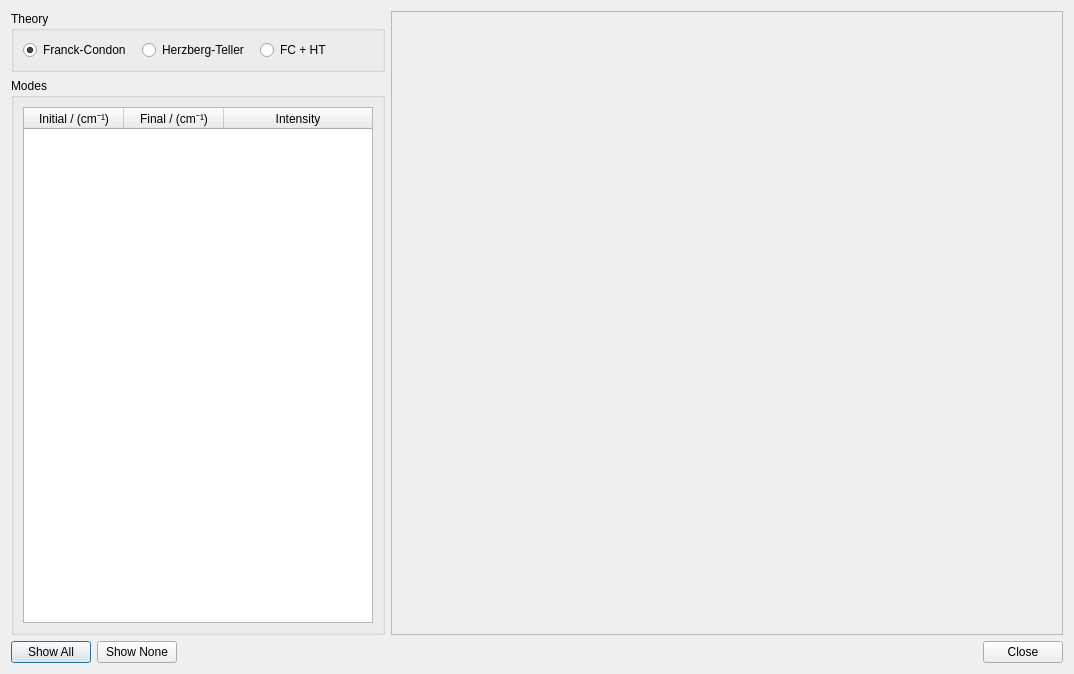
<?xml version="1.0" encoding="UTF-8"?>
<ui version="4.0">
 <class>VibronicConfigurator</class>
 <widget class="QDialog" name="VibronicConfigurator">
  <property name="geometry">
   <rect>
    <x>0</x>
    <y>0</y>
    <width>1074</width>
    <height>674</height>
   </rect>
  </property>
  <property name="sizePolicy">
   <sizepolicy hsizetype="MinimumExpanding" vsizetype="MinimumExpanding">
    <horstretch>0</horstretch>
    <verstretch>0</verstretch>
   </sizepolicy>
  </property>
  <property name="windowTitle">
   <string>Vibronic Analysis</string>
  </property>
  <property name="styleSheet">
   <string notr="true">QToolButton {
   color: #333;
   background-color: QLinearGradient( x1: 0, y1: 0, x2: 0, y2: 1, 
          stop: 0 #fff,
          stop: 0.5 #eee, 
          stop: 1 #999);
   border-width: 2px;
   border-color: #333;
   border-style: solid;
   border-radius: 5;
   padding: 0px;
   font-size: 24px;
   min-width: 34px;
   max-width: 34px;
   min-height: 34px;
   max-height: 34px;
}

QToolButton:disabled {
  background-color: QLinearGradient( x1: 0, y1: 0, x2: 0, y2: 1, 
          stop: 0 #fff,
          stop: 0.5 #eee, 
          stop: 1 #bbb);
   border-color: #aaa;
   color: #aaa;
}

QToolButton:pressed {
   background-color: QLinearGradient( x1: 0, y1: 0, x2: 0, y2: 1, 
          stop: 0 #999,
          stop: 0.5 #eee, 
          stop: 1 #fff);
}

QToolButton:checked {
   border-color: #b00;
}

QToolTip {
   border: 2px solid darkkhaki;
   padding: 2px;
   border-radius: 3px;
   opacity: 500;
   font-size: 12px;
}</string>
  </property>
  <layout class="QVBoxLayout" name="verticalLayout_4">
   <item>
    <layout class="QHBoxLayout" name="horizontalLayout">
     <item>
      <layout class="QVBoxLayout" name="verticalLayout_3">
       <item>
        <widget class="QGroupBox" name="groupBox">
         <property name="title">
          <string>Theory</string>
         </property>
         <layout class="QHBoxLayout" name="horizontalLayout_4">
          <item>
           <widget class="QRadioButton" name="fcButton">
            <property name="text">
             <string>Franck-Condon</string>
            </property>
            <property name="checked">
             <bool>true</bool>
            </property>
           </widget>
          </item>
          <item>
           <widget class="QRadioButton" name="htButton">
            <property name="text">
             <string>Herzberg-Teller</string>
            </property>
           </widget>
          </item>
          <item>
           <widget class="QRadioButton" name="fchtButton">
            <property name="text">
             <string>FC + HT</string>
            </property>
           </widget>
          </item>
         </layout>
        </widget>
       </item>
       <item>
        <widget class="QGroupBox" name="groupBox_2">
         <property name="title">
          <string>Modes</string>
         </property>
         <layout class="QVBoxLayout" name="verticalLayout">
          <item>
           <widget class="QTableWidget" name="spectrumTable">
            <property name="sizePolicy">
             <sizepolicy hsizetype="Minimum" vsizetype="Expanding">
              <horstretch>0</horstretch>
              <verstretch>0</verstretch>
             </sizepolicy>
            </property>
            <property name="minimumSize">
             <size>
              <width>350</width>
              <height>0</height>
             </size>
            </property>
            <property name="maximumSize">
             <size>
              <width>16777215</width>
              <height>16777215</height>
             </size>
            </property>
            <property name="editTriggers">
             <set>QAbstractItemView::NoEditTriggers</set>
            </property>
            <property name="selectionMode">
             <enum>QAbstractItemView::MultiSelection</enum>
            </property>
            <property name="selectionBehavior">
             <enum>QAbstractItemView::SelectRows</enum>
            </property>
            <property name="sortingEnabled">
             <bool>false</bool>
            </property>
            <attribute name="horizontalHeaderCascadingSectionResizes">
             <bool>true</bool>
            </attribute>
            <attribute name="horizontalHeaderMinimumSectionSize">
             <number>60</number>
            </attribute>
            <attribute name="horizontalHeaderDefaultSectionSize">
             <number>100</number>
            </attribute>
            <attribute name="horizontalHeaderStretchLastSection">
             <bool>true</bool>
            </attribute>
            <attribute name="verticalHeaderCascadingSectionResizes">
             <bool>true</bool>
            </attribute>
            <column>
             <property name="text">
              <string>Initial / (cm⁻¹)</string>
             </property>
            </column>
            <column>
             <property name="text">
              <string>Final / (cm⁻¹)</string>
             </property>
            </column>
            <column>
             <property name="text">
              <string>Intensity</string>
             </property>
            </column>
           </widget>
          </item>
         </layout>
        </widget>
       </item>
      </layout>
     </item>
     <item>
      <layout class="QVBoxLayout" name="verticalLayout_2" stretch="1">
       <item>
        <widget class="QFrame" name="spectrumFrame">
         <property name="sizePolicy">
          <sizepolicy hsizetype="MinimumExpanding" vsizetype="Expanding">
           <horstretch>0</horstretch>
           <verstretch>0</verstretch>
          </sizepolicy>
         </property>
         <property name="minimumSize">
          <size>
           <width>300</width>
           <height>0</height>
          </size>
         </property>
         <property name="contextMenuPolicy">
          <enum>Qt::DefaultContextMenu</enum>
         </property>
         <property name="frameShape">
          <enum>QFrame::StyledPanel</enum>
         </property>
         <property name="frameShadow">
          <enum>QFrame::Raised</enum>
         </property>
        </widget>
       </item>
      </layout>
     </item>
    </layout>
   </item>
   <item>
    <layout class="QHBoxLayout" name="horizontalLayout_2">
     <item>
      <widget class="QPushButton" name="selectAllButton">
       <property name="text">
        <string>Show All</string>
       </property>
       <property name="autoDefault">
        <bool>true</bool>
       </property>
      </widget>
     </item>
     <item>
      <widget class="QPushButton" name="clearSelectionButton">
       <property name="text">
        <string>Show None</string>
       </property>
      </widget>
     </item>
     <item>
      <spacer name="horizontalSpacer_2">
       <property name="orientation">
        <enum>Qt::Horizontal</enum>
       </property>
       <property name="sizeHint" stdset="0">
        <size>
         <width>40</width>
         <height>20</height>
        </size>
       </property>
      </spacer>
     </item>
     <item>
      <widget class="QPushButton" name="closeButton">
       <property name="text">
        <string>Close</string>
       </property>
       <property name="autoDefault">
        <bool>false</bool>
       </property>
      </widget>
     </item>
    </layout>
   </item>
  </layout>
  <zorder></zorder>
  <zorder>verticalLayoutWidget</zorder>
  <zorder>horizontalLayoutWidget</zorder>
  <zorder>horizontalLayoutWidget</zorder>
 </widget>
 <resources>
  <include location="../../resources/IQmol.qrc"/>
 </resources>
 <connections>
  <connection>
   <sender>closeButton</sender>
   <signal>clicked()</signal>
   <receiver>VibronicConfigurator</receiver>
   <slot>close()</slot>
   <hints>
    <hint type="sourcelabel">
     <x>229</x>
     <y>448</y>
    </hint>
    <hint type="destinationlabel">
     <x>139</x>
     <y>238</y>
    </hint>
   </hints>
  </connection>
 </connections>
</ui>
